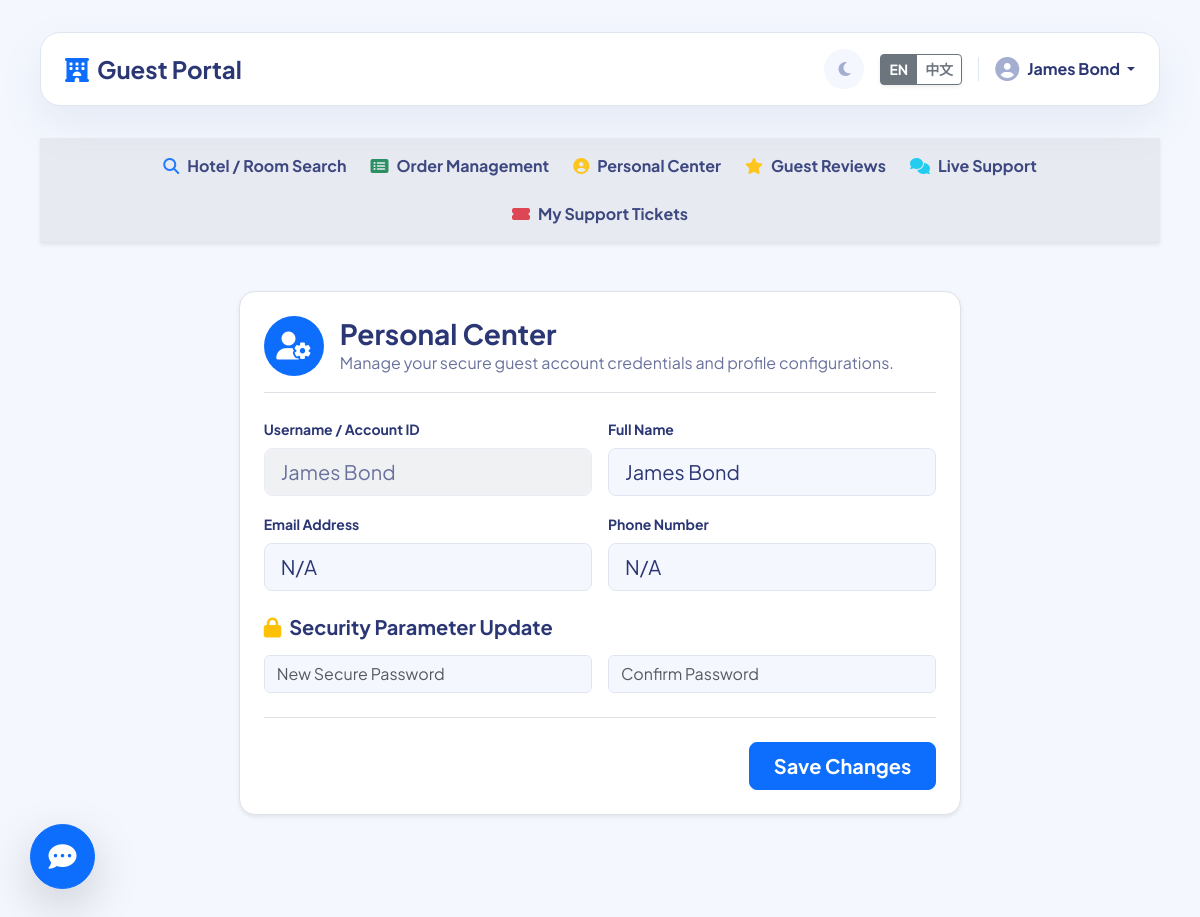
Screenshot of /guest/account (signed in) with the database file from the repository.
### tables this page shows
CREATE TABLE customers (
            id INTEGER PRIMARY KEY AUTOINCREMENT,
            user_id INTEGER, 
            full_name TEXT NOT NULL,
            phone TEXT NOT NULL,
            email TEXT,
            FOREIGN KEY (user_id) REFERENCES users (id)
        );

### routes/guest_routes.py (the view)
@guest_bp.route('/account')
def account():
    if 'user_id' not in session:
        return redirect(url_for('auth.login'))
    full_name = ""
    email = ""
    phone = ""
    try:
        db = get_db()
        cursor = db.cursor()
        cursor.execute("SELECT full_name, email, phone FROM customers WHERE user_id = ?", (session['user_id'],))
        row = cursor.fetchone()
        if row:
            full_name = row[0] if row[0] else ""
            email = row[1] if row[1] else ""
            phone = row[2] if row[2] else ""
    except Exception as e:
        print(f"Profile Load Error: {e}")
    return render_template('guest/guest_account.html', full_name=full_name, email=email, phone=phone)

### app.py (called while the page is built)
@app.context_processor
def inject_translator():
    def translate(text):
        lang = session.get('lang', 'en')
        return TRANSLATIONS.get(lang, {}).get(text, text)
    return dict(t=translate)

@app.before_request
def check_permissions():
    if request.endpoint and request.endpoint.startswith('static'):
        return
    public_routes = ['auth.login', 'auth.register', 'set_lang', 'guest.search', 'guest.room_details']
    if request.endpoint in public_routes:
        return
    if 'user_id' not in session:
        return redirect(url_for('auth.login'))
    is_admin_route = request.endpoint and not request.endpoint.startswith('guest.') and not request.endpoint.startswith('auth.')
    if session.get('role') == 'Guest' and is_admin_route:
        if request.path == '/':
            return redirect(url_for('guest.search'))
        return "403 Forbidden: Administrator access required to view this module.", 403

### models/db.py (called while the page is built)
def get_db():
    if 'db' not in g:
        g.db = sqlite3.connect(DATABASE_PATH)
        g.db.row_factory = sqlite3.Row
    return g.db

### templates/guest/guest_account.html (shortened to what this page needs)
{% extends "base.html" %}
{% block content %}
<div class="container my-5">
    <div class="row justify-content-center">
        <div class="col-md-8">
            <div class="card theme-card shadow-sm rounded-4 p-4">
                <div class="d-flex align-items-center mb-4 pb-3" style="border-bottom: 1px solid var(--card-border);">
                    <div class="bg-primary text-white rounded-circle d-flex align-items-center justify-content-center me-3" style="width: 60px; height: 60px;">
                        <i class="fa-solid fa-user-gear fs-3"></i>
                    </div>
                    <div>
                        <h3 class="fw-bold mb-0" style="color: var(--text-main);">{{ t('Personal Center') }}</h3>
                        <p class="mb-0" style="color: var(--text-main); opacity: 0.7;">{{ t('Manage your secure guest account credentials and profile configurations.') }}</p>
                    </div>
                </div>
                <form id="profileForm">
                    <div class="row g-3 mb-4">
                        <div class="col-md-6">
                            <label class="form-label fw-bold small" style="color: var(--text-main);">{{ t('Username / Account ID') }}</label>
                            <input type="text" class="form-control form-control-lg" value="{{ session.get('username') }}" disabled style="opacity: 0.7;">
                        </div>
                        <div class="col-md-6">
                            <label class="form-label fw-bold small" style="color: var(--text-main);">{{ t('Full Name') }}</label>
                            <input type="text" id="fullNameInput" class="form-control form-control-lg" value="{{ full_name }}" placeholder="Enter your full name" required>
                        </div>
                        <div class="col-md-6">
                            <label class="form-label fw-bold small" style="color: var(--text-main);">{{ t('Email Address') }}</label>
                            <input type="email" id="emailInput" class="form-control form-control-lg" value="{{ email }}" placeholder="Enter your email" required>
                        </div>
                        <div class="col-md-6">
                            <label class="form-label fw-bold small" style="color: var(--text-main);">{{ t('Phone Number') }}</label>
                            <input type="text" id="phoneInput" class="form-control form-control-lg" value="{{ phone }}" placeholder="Enter your phone number" required>
                        </div>
                    </div>
                    <h5 class="fw-bold mb-3" style="color: var(--text-main);"><i class="fa-solid fa-lock me-2 text-warning"></i>{{ t('Security Parameter Update') }}</h5>
                    <div class="row g-3 mb-4">
                        <div class="col-md-6">
                            <input type="password" class="form-control" placeholder="{{ t('New Secure Password') }}">
                        </div>
                        <div class="col-md-6">
                            <input type="password" class="form-control" placeholder="{{ t('Confirm Password') }}">
                        </div>
                    </div>
                    <div class="text-end border-top pt-4" style="border-color: var(--card-border) !important;">
                        <button type="submit" class="btn btn-primary btn-lg px-4 fw-bold rounded-3">{{ t('Save Changes') }}</button>
                    </div>
                </form>
            </div>
        </div>
    </div>
</div>
{% endblock %}

### templates/base.html (shortened to what this page needs)
<!DOCTYPE html>
<html lang="{{ session.get('lang', 'en') }}">
<head>
    <link href="https://cdn.jsdelivr.net/npm/bootstrap@5.3.0/dist/css/bootstrap.min.css" rel="stylesheet">
    <link rel="stylesheet" href="https://cdnjs.cloudflare.com/ajax/libs/font-awesome/6.4.0/css/all.min.css">
    <link rel="stylesheet" href="https://cdn.datatables.net/1.13.6/css/dataTables.bootstrap5.min.css">
    <link rel="stylesheet" href="https://cdn.jsdelivr.net/npm/flatpickr/dist/flatpickr.min.css">
    <link rel="stylesheet" href="{{ url_for('static', filename='css/style.css') }}?v=3.0">
</head>
<body>
{% if session.get('user_id') %}
<div class="wrapper">
    <div id="content" {% if session.get('role') == 'Guest' %}style="margin-left: 0; width: 100%;"{% endif %}>
        <div class="top-navbar">
            <h4 class="m-0 fw-bold" style="color: var(--text-main);">
                {% if session.get('role') == 'Guest' %}
                    <a href="/guest/search" class="text-decoration-none" style="color: inherit;"><i class="fas fa-hotel me-2 text-primary"></i>{{ t('Guest Portal') }}</a>
                {% else %}
                    {{ t('Admin Panel') }}
                {% endif %}
            </h4>
            <div class="d-flex align-items-center gap-3">
                <button class="theme-toggle-btn" id="themeToggle" title="Toggle Dark Mode">
                    <i class="fas fa-moon" id="themeIcon"></i>
                </button>
                <div class="btn-group shadow-sm">
                    <a href="/set_lang/en" class="btn btn-sm btn-outline-secondary fw-bold {% if session.get('lang') != 'zh' %}active{% endif %}">EN</a>
                    <a href="/set_lang/zh" class="btn btn-sm btn-outline-secondary fw-bold {% if session.get('lang') == 'zh' %}active{% endif %}">中文</a>
                </div>
                <div class="d-flex align-items-center gap-2 border-start ps-3" style="border-color: var(--border) !important;">
                    <i class="fas fa-user-circle fs-4" style="color: var(--text-muted);"></i>
                    <div class="dropdown">
                        <a class="text-decoration-none fw-bold dropdown-toggle" href="#" role="button" data-bs-toggle="dropdown" aria-expanded="false" style="color: var(--text-main); cursor: pointer;">
                            {{ session.get('username') }}
                        </a>
                    </div>
                </div>
            </div>
        </div>
        {% if session.get('role') == 'Guest' %}
        <div class="guest-navbar py-3 px-4 shadow-sm mb-4 d-flex justify-content-center gap-4 flex-wrap" style="background: rgba(0,0,0,0.05); border-bottom: 1px solid var(--border);">
            <a href="/guest/search" class="text-decoration-none fw-bold hover-scale" style="color: var(--text-main);">
                <i class="fas fa-search me-2 text-primary"></i>{{ t('Hotel / Room Search') }}
            </a>
            <a href="/guest/orders" class="text-decoration-none fw-bold hover-scale" style="color: var(--text-main);">
                <i class="fas fa-list-alt me-2 text-success"></i>{{ t('Order Management') }}
            </a>
            <a href="/guest/account" class="text-decoration-none fw-bold hover-scale" style="color: var(--text-main);">
                <i class="fas fa-user-circle me-2 text-warning"></i>{{ t('Personal Center') }}
            </a>
            <a href="/guest/reviews" class="text-decoration-none fw-bold hover-scale" style="color: var(--text-main);">
                <i class="fas fa-star me-2 text-warning"></i>{{ t('Guest Reviews') }}
            </a>
            <a href="/guest/chat" class="text-decoration-none fw-bold hover-scale" style="color: var(--text-main);">
                <i class="fas fa-comments me-2 text-info"></i>{{ t('Live Support') }}
            </a>
            <a href="/guest/tickets" class="text-decoration-none fw-bold hover-scale" style="color: var(--text-main);">
                <i class="fas fa-ticket-alt me-2 text-danger"></i>{{ t('My Support Tickets') }}
            </a>
        </div>
        {% endif %}
        {% block content %}{% endblock %}
    </div>
</div>
{% if session.get('role') == 'Guest' %}
<a href="{{ url_for('guest.chat') }}" class="btn btn-primary rounded-circle shadow-lg d-flex align-items-center justify-content-center"
   style="position: fixed; bottom: 30px; left: 30px; width: 65px; height: 65px; z-index: 9999; transition: transform 0.2s;"
   onmouseover="this.style.transform='scale(1.1)'" onmouseout="this.style.transform='scale(1)'">
    <i class="fas fa-comment-dots fs-3 text-white"></i>
</a>
{% endif %}
{% else %}
    {% block login_content %}{% endblock %}
{% endif %}
</body>
</html>

### static/css/style.css (style rules this page uses)
:root { --primary: #4318FF; --primary-soft: #E9E3FF; --bg: #F4F7FE; --card: #FFFFFF; --text-main: #2B3674; --text-muted: #A3AED0; --border: #E0E5F2; --sidebar-bg: #FFFFFF; --sidebar-hover: #F4F7FE; --shadow: 0 18px 40px rgba(112, 144, 176, 0.12); --success: #01B574; --danger: #EE5D50; --warning: #FFCE20; }
body { font-family: 'Plus Jakarta Sans', sans-serif; background-color: var(--bg); color: var(--text-main); margin: 0; overflow-x: hidden; transition: background-color 0.3s ease, color 0.3s ease; }
.wrapper { display: flex; width: 100%; min-height: 100vh; }
#content { width: calc(100% - 280px); margin-left: 280px; padding: 32px 40px; transition: all 0.3s; }
.top-navbar { background: var(--card); padding: 16px 24px; border-radius: 20px; box-shadow: var(--shadow); margin-bottom: 32px; display: flex; justify-content: space-between; align-items: center; backdrop-filter: blur(10px); border: 1px solid var(--border); transition: all 0.3s ease; }
.card { background: var(--card); border: none; border-radius: 20px; box-shadow: var(--shadow); transition: transform 0.2s, background-color 0.3s; margin-bottom: 24px; }
.theme-toggle-btn { background: var(--sidebar-hover); border: none; color: var(--text-muted); width: 40px; height: 40px; border-radius: 50%; display: flex; align-items: center; justify-content: center; cursor: pointer; transition: all 0.2s; }
.form-control, .form-select { background-color: var(--bg); color: var(--text-main); border: 1px solid var(--border); }

### templates/base.html (style rules this page uses)
.hover-scale { transition: transform 0.2s ease, opacity 0.2s ease; opacity: 0.9; }

### templates/guest/guest_account.html (style rules this page uses)
:root { --card-bg: #ffffff; --card-border: #dee2e6; --input-bg: #ffffff; }
.theme-card { background-color: var(--card-bg) !important; border: 1px solid var(--card-border) !important; transition: background-color 0.3s ease, border-color 0.3s ease; }

### rows the page displays
customers: get "James Bond", full_name "James Bond", email "N/A", phone "N/A"

### other values shown
{{ t('Guest Portal') }} "Guest Portal"
{{ t('Hotel / Room Search') }} "Hotel / Room Search"
{{ t('Order Management') }} "Order Management"
{{ t('Personal Center') }} "Personal Center"
{{ t('Guest Reviews') }} "Guest Reviews"
{{ t('Live Support') }} "Live Support"
{{ t('My Support Tickets') }} "My Support Tickets"
{{ t('Username / Account ID') }} "Username / Account ID"
{{ t('Full Name') }} "Full Name"
{{ t('Email Address') }} "Email Address"
{{ t('Phone Number') }} "Phone Number"
{{ t('Security Parameter Update') }} "Security Parameter Update"
{{ t('Save Changes') }} "Save Changes"
